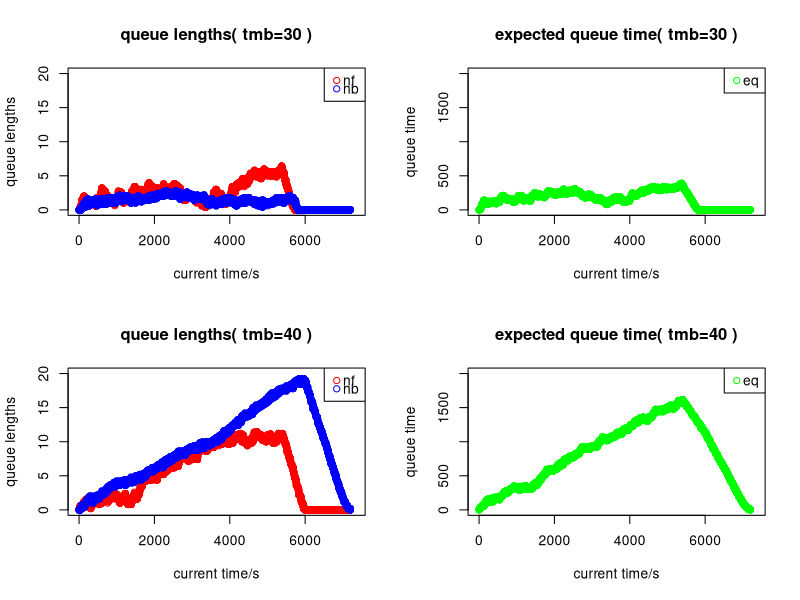

Here is the R script that generated this plot:
##########################################
#  Simulation of passport control queues #
##########################################


# Members and Contribution Breakdown

# Joint contribution: Set up initial plan of the code and agree to the outputs for each section

# Yinjia Chen (S2320995) | Main developer of qsim model; sub-validator 1 of comments
# Yiwen Xing (S2530703)  | Main developer of plot_qsim model; sub-developer 2 of qsim model; sub-validator 2 of comments
# Kai Wen Lian (S2593019)| Main validator of all codes and comments; sub-developer 1 of qsim model


# This R code consists of a model that will help simulating the passport
# control queues, particularly on simulating cars moving through French, followed
# by British passport control at a French ferry terminal. The main function used
# for such simulation is named as qsim.

# Model Assumptions:
# 1. There are no queues at the start of the period, i.e., nf = nb = 0
# 2. Check-in closes 30 mins before departure, i.e., no new arriving cars
# 3. There are no extreme events that will affect the output, e.g., system broke down during the process
# 4. The arrival car takes 0 seconds to join the queue
#    - "queue" refers to the French queue at the start and British queue during transmission

# Constants in the qsim model:
# 1. mf is the number of french passport control stations
# 2. mb is the number of british passport control stations
# 3. maxb is the maximum british queue length (per station)
# 4. a.rate is the probability of a car arriving each second

# Parameters in the qsim model: 
# 1. tf, the processing time for a french station is uniformly distributed between tmf and tmf+trf
# 2. tb, the processing time for a british station is uniformly distributed between tmb and tmb+trb
# # Default simulation parameters: average rate of processing passports by French and British = arrival rate (a.rate)

# For each simulation second, the output should contain:
# 1. nf: the vector of average length of french queues (measured by # cars/mf, length(nf)=7200)
# 2. nb: the vector of average length of british queues (measured by # cars/mb, length(nb)=7200)
# 3. eq: the vector of average expected waiting time for a car at the start of the french queue

# Stages: nf, nb
# We update every second for:
# 1. nf, according to a.rate and
# 2. nb, according to processing time assigned to each car and the length of British queue
# # If there is a car arriving at French station, 
# # compute tf (= the time until the car leave for British station)


# n is the number of simulated seconds. 
# In this case, we are simulating queues for 2 hours, thus n=7200



# Define "countdown" function
# Aim to decrease processing times for each car by one second in each loop
# if they are greater than zero
# Parameter used is "remaining processing times".


countdown <- function(xx) {

  # extract index of numbers in a vector xx that are greater than zero
  ii <- which(xx > 0)

  # these number will decrease by one
  xx[ii] <- xx[ii] - 1

  # return vector xx
  xx
}


# Define "insert_cars" function
# Aim to determine which queue that an arriving car should join and
# to assign processing times if it is the first car for that queue
# Parameters used are "queue status in each station", "remaining processing times" and "parameters for uniform distributions".

insert_cars <- function(queues, times_left, tm, tr) {

  # extract the index of the shortest queue
  ii <- which.min(queues)

  # this queue will increase by one (car)
  queues[ii] <- queues[ii] + 1

  # if that car is the first car in the queue
  if (queues[ii] == 1)

    # assign processing time with the given parameters tm and tr
    times_left[ii] <- sample(tm:(tm + tr), 1)

  # Return outputs in a list of 2;
  # namely "q" for queues in each station and "cd" for remaining processing times
  list(q=queues, cd=times_left)
}


# Define "update_stations" function
# Aim to process the transmission of cars from French to British border.
# Each queue will have one car less when the process is finished, and if there are
# more cars in the following, we will assign processing time to that car.
# Parameters used are "queue status in each station", "processing times" and "parameters for uniform distribution".

update_stations <- function(queues, times_left, ii, tm, tr) {

  # queues at each station will have one car less
  queues[ii] <- queues[ii] - 1

  # extract index of queues that has no cars
  ii_no_car <- which(queues == 0)

  # if there are still cars in the queue, after one car moves out to British border,
  # extract index of the queues with the following cars
  ii_countdown <- setdiff(ii, ii_no_car)

  # assign processing times for the following cars in the queue
  times_left[ii_countdown] <- sample(tm:(tm + tr), length(ii_countdown), replace = TRUE)

  # let the processing times at the index of queues without cars to be "-1"
  times_left[ii_no_car] <- -1

  # return output as lists of "q" for
  list(q=queues, cd=times_left)
}

# Define "qsim" function
# Parameters are defined as above.
qsim <- function(mf=5, mb=5, a.rate=.1, trb=40, trf=40, tmb=30, tmf=30, maxb=20) {

  # Number of simulated seconds
  n <- 2 * 60 * 60 # 7200
  # Number of seconds in the last half an hour
  n_ <- 0.5 * 60 * 60 # 1800

  # determine if there is an arriving car - indicated by "True" or "False"
  car_coming <- runif(n - n_) < a.rate

  # initialise a list of "mf (number of french stations)" numbers, with "-1"
  # "-1" indicates that a station has no cars being process
  # "0" indicates that the processing time for a car is up
  # otherwise it will show the remaining processing time for the first car in the queue
  french.times_left <- rep(-1, mf)

  # initialise a list of "mf" numbers, with "0"
  # this shows the number of cars that are queueing in each station
  french.queues <- rep(0, mf)

  # initialise a list of "mb (number of british stations)" numbers, with "-1"
  # concept is the same as above (see line 137 - 139)
  brit.times_left <- rep(-1, mb)

  # initialise a list of "mb" numbers, with "0"
  # concept is the same as above (see line 143)
  brit.queues <- rep(0, mb)

  # initialise outputs of the model
  nf <- nb <- eq <- rep(0, n)

  for (i in 1:n) { ## loop over seconds

    ## General updates
    # apply countdown func so that processing time for all stations will
    #  decrease by one second in each iteration
    french.times_left <- countdown(french.times_left)
    brit.times_left <- countdown(brit.times_left)

    ## Entering French border

    # if the simulated seconds is within the 1.5 hour timeframe of the control process
    # and there is an arriving car
    if (i < length(car_coming) && car_coming[i]) {

      # apply "insert_cars" function by stating its parameter
      # the outputs are "q" (queueing status in each station) and "cd" (remaining processing times)
      french <- insert_cars(french.queues, french.times_left, tmf, trf)

      # store each output in a new vector
      french.times_left <- french$cd # "cd" (remaining processing times)
      french.queues <- french$q # "q" (queueing status in each station)
    }

    ## Transmission (Moving from French border to British border)

    # determine which cars' processing time is up; extract their index
    # these will be the cars to be removed from french border (and to be moved to british border)
    idx_rmv <- which(french.times_left == 0)

    # if the length of cars to be removed from french queue is not zero and
    #   total cars in all british stations is less than the maximum capacity of the british stations
    # - max capacity is computed by the multiplication of number of british stations (mb)
    #     and maximum of cars in each british station (maxb)
    if (length(idx_rmv) != 0 && sum(brit.queues) < mb * maxb) {

      ## Exit from French border
      # if the total cars moving to british station is not 1
      if (length(idx_rmv) != 1)
        # assign processing times to these cars,
        # where the number of cars depends on the queueing status in the british border,
        # therefore we take the minimum of:
        # 1. the difference between the max capacity in each british stations
        # 2. the total number of cars moving to british stations
        idx_rmv <- sample(idx_rmv, min(mb * maxb - sum(brit.queues), length(idx_rmv)))

      # total number of cars to be removed from french border are the number of cars
      #   that will undergo transmission
      transmit <- length(idx_rmv)

      # apply "update_stations" function by stating its parameters
      # the outputs are "q" (queueing status in each station) and "cd" (remaining processing times)
      french <- update_stations(french.queues, french.times_left, idx_rmv, tmf, trf)

      # store each output in a new vector
      french.times_left <- french$cd # "cd" (remaining processing times)
      french.queues <- french$q # "q" (queueing status in each station)

      ## Entering British border
      for (j in 1:transmit) { ## loop over the number of cars that will undergo transmission

        # apply "insert_cars" function by stating its parameters
        # the outputs are "q" (queueing status in each station) and "cd" (remaining processing times)
        brit <- insert_cars(brit.queues, brit.times_left, tmb, trb)

        # store each output in a new vector
        brit.times_left <- brit$cd # "q" (queue status in each station)
        brit.queues <- brit$q # "q" (queueing status in each station)
      }
    }

    # determine which cars' processing time is up; extract their index
    # these will be the cars to be removed from british border (and completed their border transmission)
    idx_rmv <- which(brit.times_left == 0)

    ## Exit from British border
    # if the total cars to be removed from british station is not 1
    if (length(idx_rmv) != 0) {

      # apply "update_stations" function by stating its parameters
      # the outputs are "q" (queueing status in each station) and "cd" (remaining processing times)
      brit <- update_stations(brit.queues, brit.times_left, idx_rmv, tmb, trb)

      # store each output in a new vector
      brit.times_left <- brit$cd # "cd" (remaining processing times)
      brit.queues <- brit$q # "q" (queue status in each station)
    }

    ## Outputs
    # nf and nb are computed by a vector with "mf" and "mb" number of lists
    nf[i] <- mean(french.queues)
    nb[i] <- mean(brit.queues)

    # eq is computed based on the sum of 
    # 1. multiplication of nf and average processing time at each French station
    # 2. multiplication of nb and average processing time at each British station
    eq[i] <- nf[i] * (tmf + trf / 2) + nb[i] * (tmb + trb / 2)
  }

  # Print the outputs as vectors
  list(nf=nf, nb=nb, eq=eq)
}

# Define "plot_qsim" function
# Parameters used are:
# - "res" (results from a model, in this case is the "qsim" model)
# - "params" (text to be inserted)
plot_qsim <- function(res, params) {
  
  # produce indices of x-axis based on the number of data points in vector "nf"
  x_indices <- seq_along(res$nf) 

  ## plot the first output "nf" against the simulated seconds (shown by red dots)
  plot(x_indices, res$nf, col = "red", xlab = "current time/s", ylab = "queue lengths",
     
     # add title 
     main = paste("queue lengths(", params, ")"),
     # define limits of each axis
     xlim = c(0, 7300), ylim = c(0, 20))
  
  # add legend with red representing output "nf" and blue representing output "nb"
  legend("topright", legend = c("nf", "nb"), col = c("red", "blue"),
     # edit size of legend
     pch = 1, x.intersp = 0.5, y.intersp = 0.5)
  
  # plot the second output "nb" against the simulated seconds (shown by blue dots)
  points(x_indices, res$nb, col="blue") 

  # plot the third output "eq" against the simulated seconds (shown by green dots)
  plot(x_indices, res$eq, col = "green", xlab = "current time/s", ylab = "queue time",
     # add title
     main = paste("expected queue time(", params, ")"),
     # define limits of each axis
     xlim = c(0, 7300), ylim = c(0, 2000))
  
  # add legend for "eq" plots
  legend("topright", legend = "eq", col = "green", pch = 1, x.intersp = 0.5, y.intersp = 0.5)
}

# Set number of plots to be shown in each row and each column
par(mfrow=c(2, 2))

plot_qsim(qsim(), "tmb=30")

plot_qsim(qsim(tmb=40), "tmb=40")

# initialise empty vector for logical inputs ("True" or "False")
failed <- logical(100)

for (i in 1:100) { ## loop model for 100 simulations
  res <- qsim(tmb=40)
  # compute the number of cars failed to cross the border at the last simulated second
  # this is found by determining whether the 
  #   sum of the last item in vector "nf" and vector "nb" not equal to 0
  failed[i] <- res$nf[length(res$nf)] + res$nb[length(res$nb)] != 0
}

# Probability of  at least one car missing the ferry departure 
# (i.e. still being in the queue at the end of the simulation) is given by: 
prob <- mean(failed)
print(prob)

# 用点还是用线？
# 100次实验，tmb=40？
# 坐标
# 用不用考虑结尾的nf？
